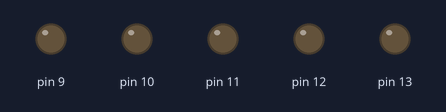
The sketch below on a simulated Arduino Uno, built with avr-gcc and run on an emulated ATmega328P. On the bench: output pins drawn as LEDs (lit = HIGH).

Above: at 0.05 s.
At 1.1 s:
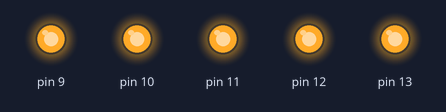
At 1.72 s:
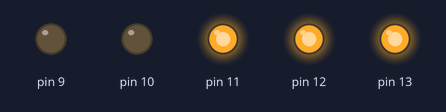
At 2.65 s:
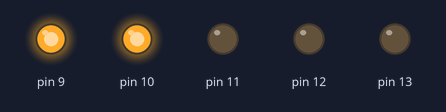
Timing chart, 0 to 3.0 s (numbered marks = the images above):
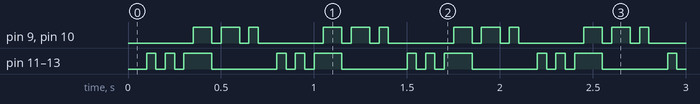

The sketch:

Beacon_Light.ino
```cpp
void setup() {
  // put your setup code here, to run once:
  pinMode(13,OUTPUT);
  pinMode(12,OUTPUT);
  pinMode(11,OUTPUT);
  pinMode(10,OUTPUT);
  pinMode(9,OUTPUT);
}

void loop() {
  // put your main code here, to run repeatedly:
                    digitalWrite(10,0);
       digitalWrite(9,0);
          delay(100);
  digitalWrite(13,1);

  digitalWrite(12,1);

  digitalWrite(11,1);
  delay(50);

  digitalWrite(13,0);

  digitalWrite(12,0);

  digitalWrite(11,0);

  delay(50);
  digitalWrite(13,1);

  digitalWrite(12,1);

  digitalWrite(11,1);
  delay(50);
  digitalWrite(13,0);

  digitalWrite(12,0);

  digitalWrite(11,0);

  delay(50);
  digitalWrite(13,1);

  digitalWrite(12,1);

  digitalWrite(11,1);
  delay(50);


        digitalWrite(10,1);

        digitalWrite(9,1);
          delay(100);
  digitalWrite(13,0);

  digitalWrite(12,0);

  digitalWrite(11,0);
       digitalWrite(10,0);
       digitalWrite(9,0);
          delay(50);
          digitalWrite(10,1);

        digitalWrite(9,1);
          delay(50);
        digitalWrite(10,1);

        digitalWrite(9,1);
          delay(50);
       digitalWrite(10,0);
       digitalWrite(9,0);
          delay(50);
          digitalWrite(10,1);

        digitalWrite(9,1);
          delay(50);

}
```

Measured:
- by itself, pin 9, pin 10: repeats every 0.70 s: LOW 0.05 s, HIGH 0.10 s, LOW 0.05 s, HIGH 0.05 s, LOW 0.35 s, HIGH 0.10 s
- by itself, pin 11–13: repeats every 0.70 s: LOW 0.05 s, HIGH 0.05 s, LOW 0.05 s, HIGH 0.15 s, LOW 0.35 s, HIGH 0.05 s
